Frame 1 (no input): blank canvas, image omitted
Frame 60 (the mouse pressed at the canvas centre just before this capture): blank canvas, image omitted
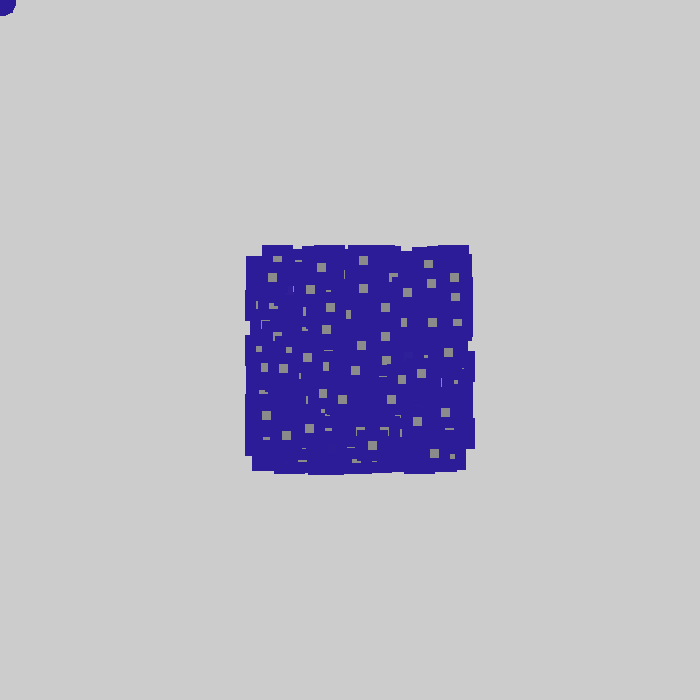
Frame 120 (the mouse held since frame 60 and released just before this capture)

The Processing sketch whose frames 1 and 60 were blank and that drew this single picture after the mouse press (run headless with seeded random() and noise(); from frame 60 on, the mouse is pressed at the canvas centre):

// Processing sketch: processing_121749
// ── processing_121749.pde

int blocksize;
void setup() {
size(700,700);
blocksize = 7;
smooth();
noStroke();
}
void draw() {
for(int y=0; y<height; y+=blocksize) {
for(int x=0; x<width;x+=blocksize) {
for (int i = 0; i < 50; i++) {

}
}
fill(255, 255, 255, 1);
 ellipse (mouseX,mouseY, 20, 20);

int specialX = mouseX - (mouseX % blocksize);
int specialY = mouseY - (mouseY % blocksize);
fill(255);
rect(specialX, specialY, blocksize,blocksize);
 }
fill (random(300),random(300),random(300),5);
for(int g = 0; g < 10; g++)
 {
 if (mousePressed) rect(mouseX+random(-100,100), mouseY+random(-100,100), 20, 20);
 {
   fill(#8B8B8B);
      stroke(#2C1C98);
      strokeWeight(11);
    }

 
 
 }
}
